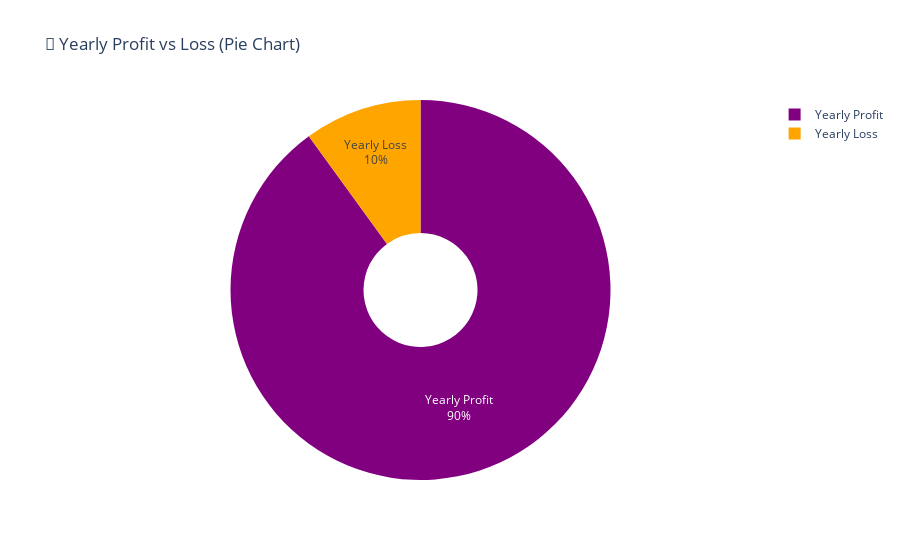

Notebook cell for this chart:
### Code cell
pie_fig = px.pie(
    names=["Yearly Profit", "Yearly Loss"],
    values=[yearly_profit, yearly_loss],
    title="🧾 Yearly Profit vs Loss (Pie Chart)",
    color_discrete_sequence=["purple", "orange"]
)
pie_fig.update_traces(textinfo='label+percent', hole=0.3)
pie_fig.update_layout(template="plotly_white")
pie_fig.show()

### Figure 1 — Plotly figure (JSON) as saved in the notebook; plotly's stock layout.template omitted (floating-point values rounded to 4 significant figures)
{"data": [{"domain": {"x": [0, 1], "y": [0, 1]}, "hole": 0.3, "hovertemplate": "label=%{label}<br>value=%{value}<extra></extra>", "labels": ["Yearly Profit", "Yearly Loss"], "legendgroup": "", "name": "", "showlegend": true, "textinfo": "label+percent", "type": "pie", "values": [225000, 25000]}], "layout": {"legend": {"tracegroupgap": 0}, "piecolorway": ["purple", "orange"], "title": {"text": "🧾 Yearly Profit vs Loss (Pie Chart)"}}}
